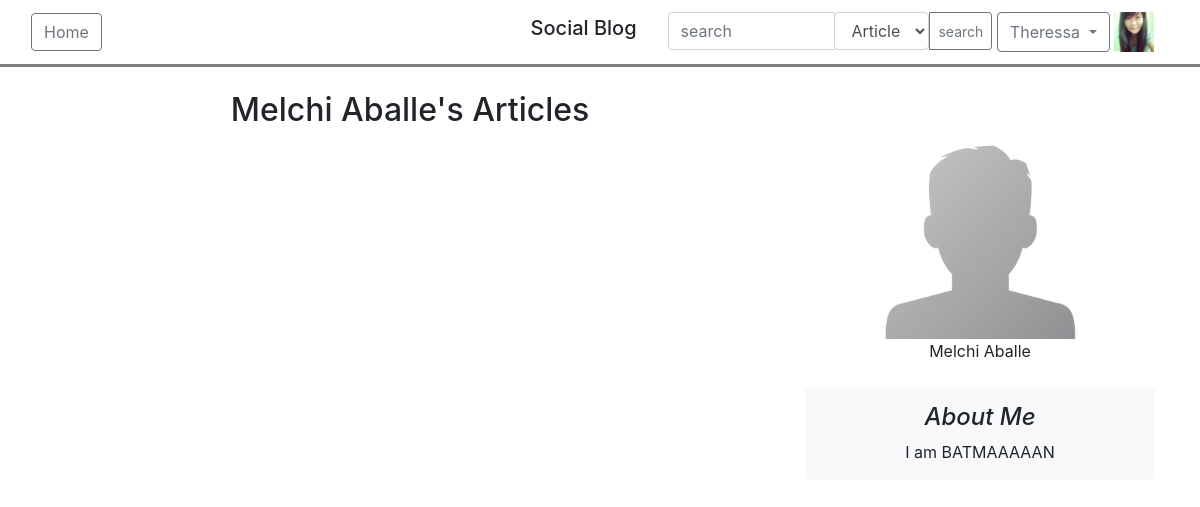
Page /drf/user/article/1 (signed in) on the earlier database version.
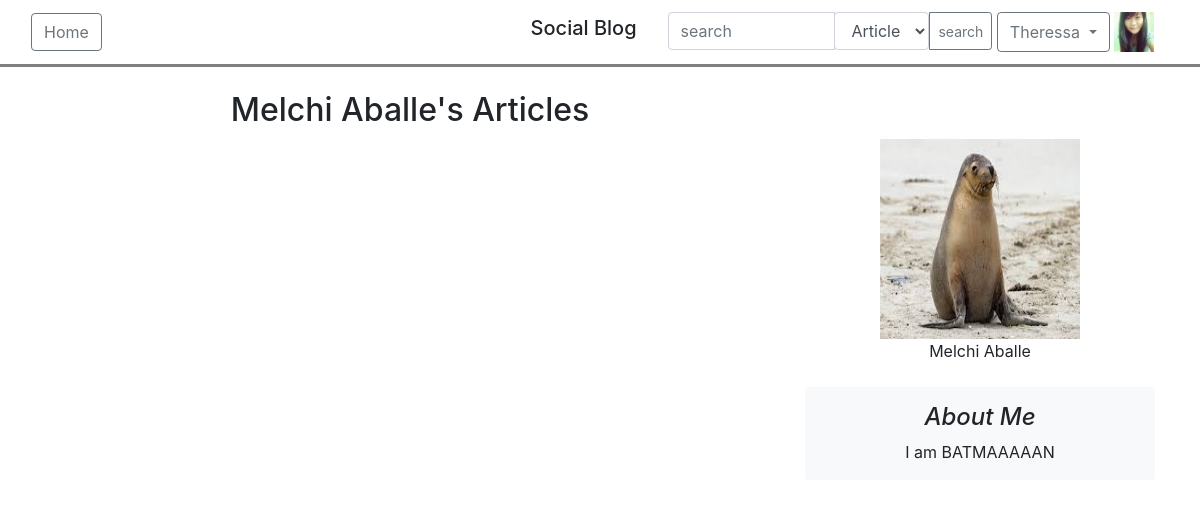
Same page on the later database version.
### users/models.py (models this page shows, shortened)
class User(AbstractBaseUser, PermissionsMixin):
    email = models.EmailField(('email address'), unique=True)
    firstname = models.CharField(('first name'), max_length=30, blank=True)
    lastname = models.CharField(('last name'), max_length=30, blank=True)
    about_me = models.TextField(('about me'), blank=True)
    date_joined = models.DateTimeField(('date joined'), auto_now_add=True)
    is_active = models.BooleanField(('active'), default=True)
    is_staff = models.BooleanField(('staff'), default=False)
    is_superuser = models.BooleanField(('superuser'), default=False)
    avatar = models.ImageField(upload_to='avatars/', null=True, blank=True, default='avatars/default.png')
    objects = UserManager()
    USERNAME_FIELD = 'email'
    REQUIRED_FIELDS = []
    class Meta:
        verbose_name = ('user')
        verbose_name_plural = ('users')
    def get_full_name(self):
        full_name = '%s %s' % (self.firstname, self.lastname)
        return full_name.strip()

### blog/views.py (the view)
# urls.py: path('drf/user/article/<int:user_id>', UserArticlesTemplateView.as_view(), name = "drfuserarticle"),
class UserArticlesTemplateView(TemplateView):
    def get(self, request, **kwargs):
        user = User.objects.get(pk=kwargs.get('user_id'))
        return render(request, 'drf/userarticlesDRF.html', {'user': user})

### templates/drf/userarticlesDRF.html (shortened to what this page needs)
{% extends 'base.html' %}
{% load widget_tweaks %}
{% load static %}
{% block home %}
    <a href="{% url 'blog:drfhome' %}" class="btn btn-outline-secondary">Home</a>
{% endblock %}
{% block switch %}
    {% if request.user.is_authenticated %}
    <form name="search_form">
        <div class="input-group ">
            <input type="text" class="form-control" placeholder="search" aria-label="search" name="search" name="search">
            <div class="input-group-append">
                <select class="form-control" name="search_type" id="search_type">
                    <option value="article">Article</option>
                </select>
                <button class="btn btn-outline-secondary btn-sm" type="submit">search</button>
            </div>
        </div>
    </form>
    <div class="btn-group">
        <button type="button" class="btn btn-outline-secondary dropdown-toggle" data-toggle="dropdown" aria-haspopup="true" aria-expanded="false">
            {% if request.user.firstname %}
                {{ request.user.firstname }}
            {% else %}
                {{ request.user.email }}
            {% endif %}
        </button>
    </div>
        <img src="{{ request.user.avatar.url }}" width="40" height="40"></img>
    {% else %}
        <a href="{% url 'users:login' %}" class="btn btn-outline-secondary"> Login </a>
    {% endif %}
{% endblock%}
{% block content %}
    <div class="container-fluid">
        <div>
            <div class="container">
                <div class="row">
                    <div class="col-md-8    ">
                    <div align="center">
                        {% if request.user.id != user.id %}
                            {% if user.firstname %}
                            <h2> {{user.get_full_name}}'s Articles </h2>
                            {% else %}
                            <h2> {{user.email}}'s Articles </h2>
                            {% endif %}
                        {% else %}
                            <h2>Your Published Articles</h2>
                        {% endif %}
                    </div>
                    <br/>
                    </div>
                    <div class="col-md-4">
                    <div align="center">
                        {% if request.user.is_authenticated %}
                            {% if request.user.id != user.id %}
                                <br/>
                            {% endif %}
                        {% endif %}
                        <br/>
                        <img src="{{user.avatar.url}}" width="200px" height="200px">
                        <br/>
                        {% if user.firstname %}
                            {{user.get_full_name}}
                        {% else %}
                            {{user.email}}
                        {% endif %}
                        <br/>
                        <br/>
                        <div class="p-3 mb-3 bg-light rounded">
                            <h4 class="font-italic">About Me</h4>
                            <p class="mb-0">{{user.about_me}}</p>
                        </div>
                    </div>
                    </div>
                </div>
            </div>
        </div>
    </div>
{% endblock %}

Differences in the rows shown:
changed User "Melchi Aballe": avatar: picture added in place of a placeholder
